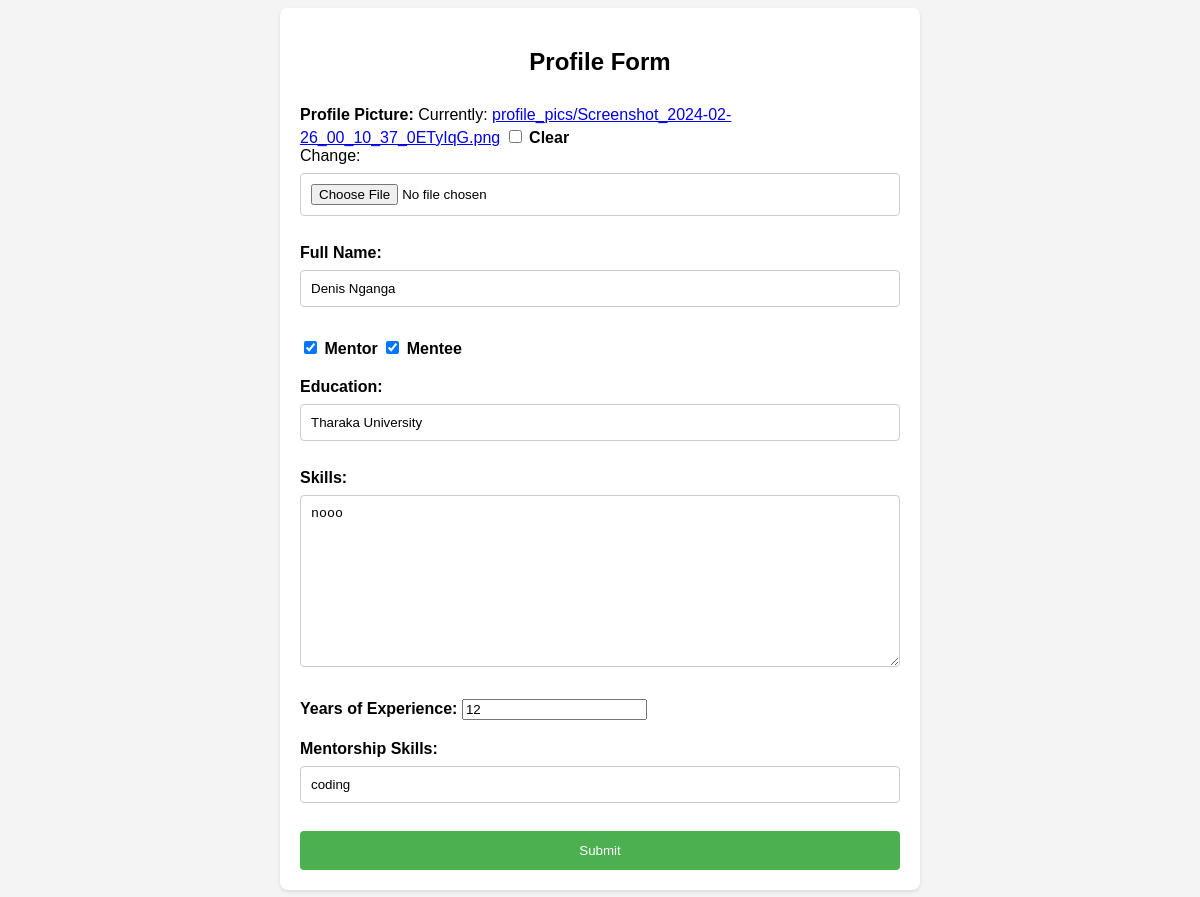
The app's page /edit_profile/ (signed in), older data.
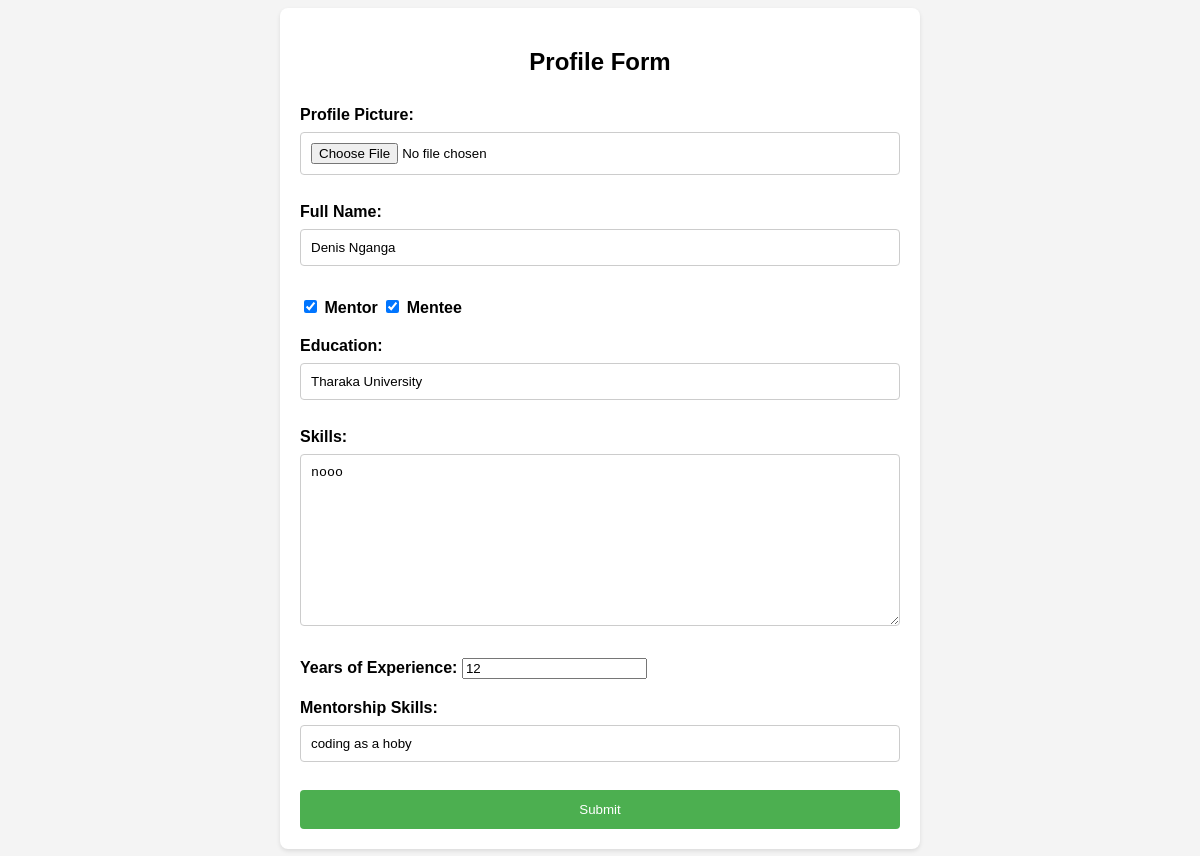
The same page, newer data.
### authentication/models.py (models this page shows, shortened)
class Profile(models.Model):
    user=models.ForeignKey(User,on_delete=models.CASCADE)
    profile_picture=models.ImageField(upload_to='profile_pics', null=True,blank=True)
    full_name=models.CharField(max_length=100)
    is_mentor=models.BooleanField(default=False)
    is_mentee=models.BooleanField(default=False)
    education=models.CharField(max_length=100)
    skills=models.TextField()
    years_of_experience=models.PositiveIntegerField(default=0)
    mentorship_skills=models.CharField(max_length=100)

### authentication/views.py (the view, shortened to what this page needs)
# urls.py: path('edit_profile/', edit_profile, name='edit-profile'),
@login_required
def edit_profile(request):
    try:
        profile=Profile.objects.get(user=request.user)
    except Profile.DoesNotExist:
        profile=None
    form=ProfileForm(instance=profile)
    return render(request, 'editprofile.html',{'form':form})

### authentication/forms.py
class ProfileForm(forms.ModelForm):
    class Meta:
        model=Profile
        fields=[
            'profile_picture',
            'full_name',
            'is_mentor',
            'is_mentee',
            'education',
            'skills',
            'years_of_experience',
            'mentorship_skills'
        ]

### templates/editprofile.html (shortened to what this page needs)
<!DOCTYPE html>
<html lang="en">
<head>
</head>
<body>
    <div class="container">
        <h2>Profile Form</h2>
        <form method="post" enctype="multipart/form-data">
            <div class="form-group">
                <label for="{{ form.profile_picture.id_for_label }}">Profile Picture:</label>
                {{ form.profile_picture }}
            </div>
            <div class="form-group">
                <label for="{{ form.full_name.id_for_label }}">Full Name:</label>
                {{ form.full_name }}
            </div>
            <div class="form-group">
                {{ form.is_mentor }}
                <label for="{{ form.is_mentor.id_for_label }}">Mentor</label>
                {{ form.is_mentee }}
                <label for="{{ form.is_mentee.id_for_label }}">Mentee</label>
            </div>
            <div class="form-group">
                <label for="{{ form.education.id_for_label }}">Education:</label>
                {{ form.education }}
            </div>
            <div class="form-group">
                <label for="{{ form.skills.id_for_label }}">Skills:</label>
                {{ form.skills }}
            </div>
            <div class="form-group">
                <label for="{{ form.years_of_experience.id_for_label }}">Years of Experience:</label>
                {{ form.years_of_experience }}
            </div>
            <div class="form-group">
                <label for="{{ form.mentorship_skills.id_for_label }}">Mentorship Skills:</label>
                {{ form.mentorship_skills }}
            </div>
            <button type="submit" class="btn">Submit</button>
        </form>
    </div>
</body>
</html>

Row changes from the older to the newer data that the page shows:
changed Profile "Denis Nganga": mentorship_skills "coding" → "coding as a hoby"
Text that changed along with them:
form field profile_picture: "☐" → (not shown)
text no longer shown: "Currently: profile_pics/Screenshot_2024-02-26_00_10_37_0ETyIqG.png Clear Change:"
